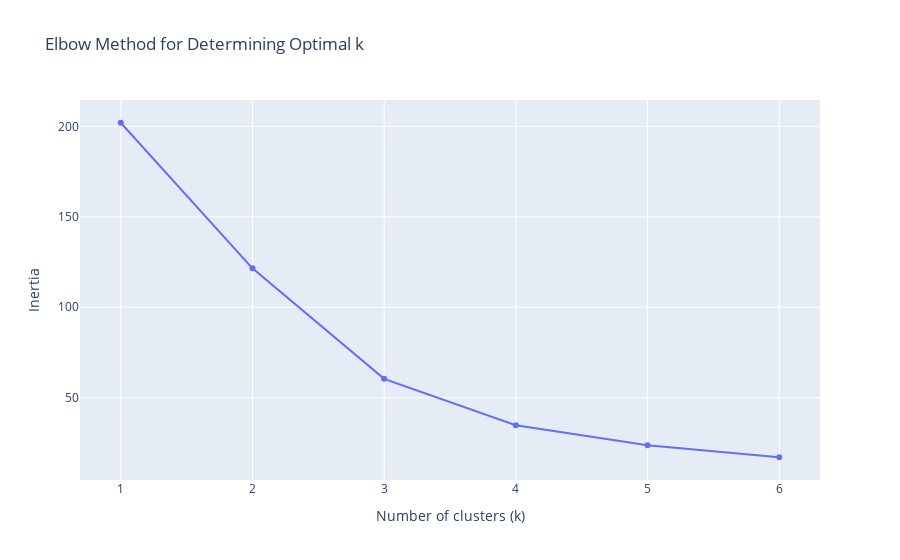
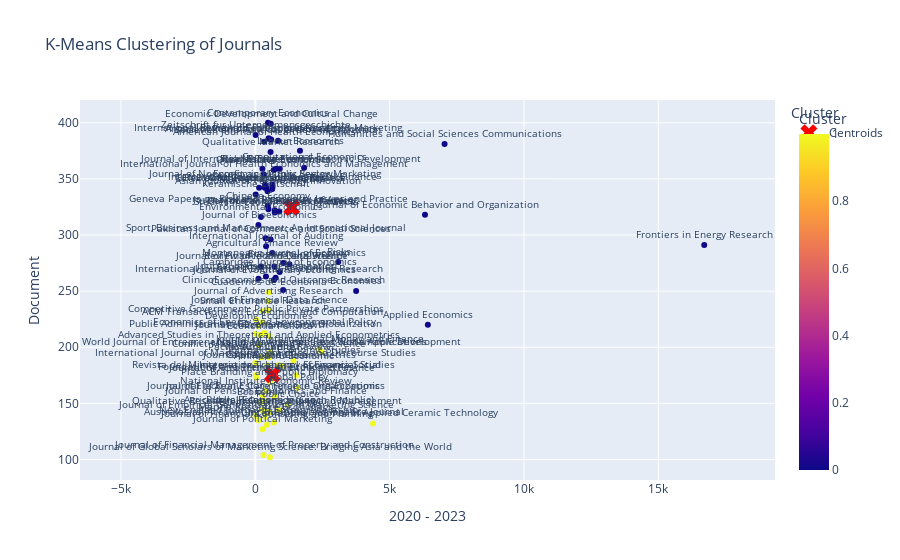

The notebook cell these images were saved under, in order:
### Code cell
import pandas as pd
import numpy as np
import matplotlib.pyplot as plt
from sklearn.cluster import KMeans
from sklearn.preprocessing import StandardScaler
import pandas as pd
import numpy as np
import plotly.express as px
import plotly.graph_objects as go
from sklearn.cluster import KMeans
from sklearn.preprocessing import StandardScaler

# Define the data

# Create DataFrame
df = pd.read_csv('modified_papers.csv')
# df = pd.DataFrame(data)
print("Original Data:")
print(df)

# Features for clustering
features = df[['2020 - 2023', 'document']]

# Initialize the scaler
scaler = StandardScaler()

# Fit and transform the features
scaled_features = scaler.fit_transform(features)

# Convert back to DataFrame for easier handling
scaled_df = pd.DataFrame(scaled_features, columns=['2020 - 2023 (scaled)', 'Document (scaled)'])
print("\nScaled Features:")
print(scaled_df)

# Elbow Method to find the optimal number of clusters
inertia = [] # store the inertia values เป็นค่าผลรวมของระยะห่างจากทุกจุดไปยังจุดศูนย์กลางนั้น ๆ
k_range = range(1, 7) # test different klusters from 1 to 6
for k in k_range:
    kmeans = KMeans(n_clusters=k, random_state=42)
    kmeans.fit(scaled_features) # fit the scaled data
    inertia.append(kmeans.inertia_) # append the inertia value

# Plot the Elbow Method results using Plotly
fig_elbow = px.line(x=list(k_range), y=inertia, markers=True, # plot the line chart x = k_range, y = inertia
                    title='Elbow Method for Determining Optimal k',
                    labels={'x': 'Number of clusters (k)', 'y': 'Inertia'})
fig_elbow.update_layout(xaxis=dict(tickmode='linear'))
fig_elbow.show()

# From the Elbow plot, choose k=2
optimal_k = 3
kmeans = KMeans(n_clusters=optimal_k, random_state=42) # set the number of clusters to 2
kmeans.fit(scaled_features) # fit the scaled data
df['Cluster'] = kmeans.labels_ 

print("\nCluster Assignments:")
print(df[['title', 'Cluster']]) # print the title and cluster

# Prepare data for plotting
centroids = scaler.inverse_transform(kmeans.cluster_centers_)
centroid_df = pd.DataFrame(centroids, columns=['2020 - 2023', 'document'])
centroid_df['Cluster'] = range(optimal_k)

# Create a color map for clusters
color_map = {0: 'blue', 1: 'green'}

# Plot the clusters using Plotly
fig_clusters = px.scatter(
    df, 
    x='2020 - 2023', 
    y='document',  # Fixed to match the actual column name
    color='Cluster',
    color_discrete_map=color_map,  # Use color_discrete_map instead of colors
    hover_data=['title'],  # Fixed to match the column name
    title='K-Means Clustering of Journals',
    labels={'2020 - 2023': '2020 - 2023', 'document': 'Document'},
)

# Add centroids to the plot
fig_clusters.add_trace(go.Scatter(
    x=centroid_df['2020 - 2023'],
    y=centroid_df['document'],
    mode='markers',
    marker=dict(color='red', size=15, symbol='x'),
    name='Centroids'
))

# Optionally, add text labels for each point
for idx, row in df.iterrows():
    fig_clusters.add_annotation(
        x=row['2020 - 2023'] + 10, 
        y=row['document'] + 10,
        text=row['title'],  # Fixed to match the column name
        showarrow=False,
        font=dict(size=10)
    )

fig_clusters.update_layout(legend_title_text='Cluster')
fig_clusters.show()

### Figure 1 — Plotly figure (JSON) as saved in the notebook; plotly's stock layout.template omitted (floating-point values rounded to 4 significant figures)
{"data": [{"hovertemplate": "Number of clusters (k)=%{x}<br>Inertia=%{y}<extra></extra>", "legendgroup": "", "line": {"color": "#636efa", "dash": "solid"}, "marker": {"symbol": "circle"}, "mode": "lines+markers", "name": "", "orientation": "v", "showlegend": false, "type": "scatter", "x": [1, 2, 3, 4, 5, 6], "xaxis": "x", "y": [202.0, 121.5, 60.46, 34.84, 23.79, 17.12], "yaxis": "y"}], "layout": {"legend": {"tracegroupgap": 0}, "title": {"text": "Elbow Method for Determining Optimal k"}, "xaxis": {"anchor": "y", "domain": [0, 1], "tickmode": "linear", "title": {"text": "Number of clusters (k)"}}, "yaxis": {"anchor": "x", "domain": [0, 1], "title": {"text": "Inertia"}}}}

### Figure 2 — Plotly figure (JSON) as saved in the notebook; plotly's stock layout.template omitted (floating-point values rounded to 4 significant figures)
{"data": [{"customdata": [["GENEVA Risk and Insurance Review"], ["Marine Resource Economics"], ["American Journal of Health Economics"], ["Asian Journal of Technology Innovation"], ["Cambridge Journal of Economics"], ["Agricultural Economics (Czech Republic)"], ["Studies in Economics and Finance"], ["Review of Accounting and Finance"], ["Journal of Accounting, Auditing and Finance"], ["Journal of International Money and Finance"], ["International Journal of Digital Accounting Research"], ["Econometrics Journal"], ["Journal of Pension Economics and Finance"], ["Pakistan Journal of Commerce and Social Sciences"], ["Journal of Advertising Research"], ["Amfiteatru Economic"], ["World Journal of Entrepreneurship, Management and Sustainable Development"], ["Chinese Economy"], ["Mathematical Finance"], ["Public Relations Inquiry"], ["Journal of the Economics of Ageing"], ["International Journal of Managerial Finance"], ["Sport, Business and Management: An International Journal"], ["Venture Capital"], ["Journal of Political Marketing"], ["Quantitative Economics"], ["Experimental Economics"], ["Journal of Electronic Commerce in Organizations"], ["Economics of Energy and Environmental Policy"], ["Review of Income and Wealth"], ["Real Estate Economics"], ["Journal of Global Scholars of Marketing Science: Bridging Asia and the World"], ["Journal of Economic Studies"], ["Journal of International Trade and Economic Development"], ["Defence and Peace Economics"], ["Societies and Political Orders in Transition"], ["Computational Economics"], ["City, Culture and Society"], ["Economies"], ["Conflict Management and Peace Science"], ["Small Enterprise Research"], ["Qualitative Market Research"], ["Journal of Nonprofit and Public Sector Marketing"], ["International Journal of Applied Ceramic Technology"], ["Australasian Accounting, Business and Finance Journal"], ["Frontiers in Energy Research"], ["Economia Politica"], ["Geneva Papers on Risk and Insurance: Issues and Practice"], ["Journal of Finance and Data Science"], ["Montenegrin Journal of Economics"], ["EconomiA"], ["Economic Inquiry"], ["Capital and Class"], ["Nonlinear Analysis: Real World Applications"], ["Journal of Economic Behavior and Organization"], ["Applied Economics"], ["Pacific Accounting Review"], ["New England Journal of Entrepreneurship"], ["Place Branding and Public Diplomacy"], ["ACM Transactions on Economics and Computation"], ["Annals of Public and Cooperative Economics"], ["Journal of Real Estate Finance and Economics"], ["Risks"], ["Cuadernos de Economia"], ["Qualitative Research in Organizations and Management"], ["Humanities and Social Sciences Communications"], ["International Review on Public and Nonprofit Marketing"], ["Journal of Futures Markets"], ["Journal of Applied Econometrics"], ["International Journal of Auditing"], ["National Institute Economic Review"], ["Journal of Financial Management of Property and Construction"], ["Journal of Banking Regulation"], ["Risk Management"], ["Economic Development and Cultural Change"], ["Journal of Economic Growth"], ["International Journal of Financial Studies"], ["Contemporary Economics"], ["Agricultural Finance Review"], ["Journal of Bioeconomics"], ["ClinicoEconomics and Outcomes Research"], ["Global Policy"], ["Economic History Review"], ["Labour Economics"], ["Foundations and Trends in Econometrics"], ["Journal of Financial Counseling and Planning"], ["Developing Economies"], ["International Journal of Health Economics and Management"], ["Journal of Economic Inequality"], ["Journal of Evolutionary Economics"], ["Public Choice"], ["Environmental Economics"], ["Journal of Financial Data Science"], ["Advanced Studies in Theoretical and Applied Econometrics"], ["Journal of Empirical Generalisations in Marketing Science"], ["Keramische Zeitschrift"], ["International Journal of Marketing Semiotics and Discourse Studies"], ["Competitive Government: Public Private Partnerships"], ["Public Administration, Governance and Globalization"], ["Revista del Ministerio de Trabajo y Economia Social"], ["Zeitschrift fur Unternehmensgeschichte"]], "hovertemplate": "2020 - 2023=%{x}<br>Document=%{y}<br>title=%{customdata[0]}<br>Cluster=%{marker.color}<extra></extra>", "legendgroup": "", "marker": {"color": [0, 1, 0, 0, 0, 1, 0, 0, 1, 1, 0, 1, 1, 0, 1, 1, 1, 0, 0, 1, 0, 0, 0, 1, 1, 0, 0, 1, 1, 0, 0, 1, 1, 0, 0, 0, 0, 0, 0, 1, 1, 0, 0, 1, 1, 0, 1, 0, 0, 0, 1, 0, 1, 1, 0, 0, 1, 1, 1, 1, 0, 1, 0, 1, 1, 0, 0, 0, 1, 0, 1, 1, 0, 0, 0, 1, 1, 0, 0, 0, 0, 1, 0, 0, 1, 1, 1, 0, 0, 0, 1, 0, 1, 1, 1, 0, 1, 1, 1, 1, 0], "coloraxis": "coloraxis", "symbol": "circle"}, "mode": "markers", "name": "", "orientation": "v", "showlegend": false, "type": "scatter", "x": [141, 376, 333, 456, 904, 879, 723, 350, 582, 2376, 114, 518, 373, 571, 461, 1042, 592, 467, 629, 268, 724, 642, 385, 229, 268, 683, 756, 274, 342, 711, 787, 545, 1422, 911, 892, 846, 1816, 409, 3752, 509, 291, 567, 361, 4382, 690, 16711, 527, 487, 210, 1039, 193, 1269, 447, 2467, 6316, 6423, 510, 115, 544, 271, 589, 728, 3088, 510, 434, 7045, 492, 1255, 869, 401, 378, 307, 396, 263, 575, 191, 1545, 472, 629, 114, 1034, 1566, 635, 1662, 25, 433, 136, 317, 507, 693, 1204, 208, 491, 133, 3, 14, 3, 22, 12, 23, 12], "xaxis": "x", "y": [342, 138, 383, 339, 267, 144, 320, 342, 172, 198, 261, 142, 152, 296, 241, 183, 196, 326, 341, 144, 322, 343, 297, 191, 127, 358, 262, 156, 213, 272, 359, 102, 188, 359, 321, 384, 360, 342, 250, 194, 232, 374, 345, 132, 133, 291, 210, 323, 272, 275, 151, 274, 184, 196, 318, 220, 191, 135, 169, 222, 385, 156, 276, 249, 143, 381, 386, 321, 184, 290, 161, 104, 263, 359, 399, 211, 175, 400, 284, 309, 251, 164, 345, 375, 173, 131, 219, 354, 386, 260, 149, 316, 233, 202, 139, 336, 186, 225, 212, 175, 389], "yaxis": "y"}, {"marker": {"color": "red", "size": 15, "symbol": "x"}, "mode": "markers", "name": "Centroids", "type": "scatter", "x": [1354.0, 635.5], "y": [324.6, 175.6]}], "layout": {"annotations": [{"font": {"size": 10}, "showarrow": false, "text": "GENEVA Risk and Insurance Review", "x": 151, "y": 352}, {"font": {"size": 10}, "showarrow": false, "text": "Marine Resource Economics", "x": 386, "y": 148}, {"font": {"size": 10}, "showarrow": false, "text": "American Journal of Health Economics", "x": 343, "y": 393}, {"font": {"size": 10}, "showarrow": false, "text": "Asian Journal of Technology Innovation", "x": 466, "y": 349}, {"font": {"size": 10}, "showarrow": false, "text": "Cambridge Journal of Economics", "x": 914, "y": 277}, {"font": {"size": 10}, "showarrow": false, "text": "Agricultural Economics (Czech Republic)", "x": 889, "y": 154}, {"font": {"size": 10}, "showarrow": false, "text": "Studies in Economics and Finance", "x": 733, "y": 330}, {"font": {"size": 10}, "showarrow": false, "text": "Review of Accounting and Finance", "x": 360, "y": 352}, {"font": {"size": 10}, "showarrow": false, "text": "Journal of Accounting, Auditing and Finance", "x": 592, "y": 182}, {"font": {"size": 10}, "showarrow": false, "text": "Journal of International Money and Finance", "x": 2386, "y": 208}, {"font": {"size": 10}, "showarrow": false, "text": "International Journal of Digital Accounting Research", "x": 124, "y": 271}, {"font": {"size": 10}, "showarrow": false, "text": "Econometrics Journal", "x": 528, "y": 152}, {"font": {"size": 10}, "showarrow": false, "text": "Journal of Pension Economics and Finance", "x": 383, "y": 162}, {"font": {"size": 10}, "showarrow": false, "text": "Pakistan Journal of Commerce and Social Sciences", "x": 581, "y": 306}, {"font": {"size": 10}, "showarrow": false, "text": "Journal of Advertising Research", "x": 471, "y": 251}, {"font": {"size": 10}, "showarrow": false, "text": "Amfiteatru Economic", "x": 1052, "y": 193}, {"font": {"size": 10}, "showarrow": false, "text": "World Journal of Entrepreneurship, Management and Sustainable Development", "x": 602, "y": 206}, {"font": {"size": 10}, "showarrow": false, "text": "Chinese Economy", "x": 477, "y": 336}, {"font": {"size": 10}, "showarrow": false, "text": "Mathematical Finance", "x": 639, "y": 351}, {"font": {"size": 10}, "showarrow": false, "text": "Public Relations Inquiry", "x": 278, "y": 154}, {"font": {"size": 10}, "showarrow": false, "text": "Journal of the Economics of Ageing", "x": 734, "y": 332}, {"font": {"size": 10}, "showarrow": false, "text": "International Journal of Managerial Finance", "x": 652, "y": 353}, {"font": {"size": 10}, "showarrow": false, "text": "Sport, Business and Management: An International Journal", "x": 395, "y": 307}, {"font": {"size": 10}, "showarrow": false, "text": "Venture Capital", "x": 239, "y": 201}, {"font": {"size": 10}, "showarrow": false, "text": "Journal of Political Marketing", "x": 278, "y": 137}, {"font": {"size": 10}, "showarrow": false, "text": "Quantitative Economics", "x": 693, "y": 368}, {"font": {"size": 10}, "showarrow": false, "text": "Experimental Economics", "x": 766, "y": 272}, {"font": {"size": 10}, "showarrow": false, "text": "Journal of Electronic Commerce in Organizations", "x": 284, "y": 166}, {"font": {"size": 10}, "showarrow": false, "text": "Economics of Energy and Environmental Policy", "x": 352, "y": 223}, {"font": {"size": 10}, "showarrow": false, "text": "Review of Income and Wealth", "x": 721, "y": 282}, {"font": {"size": 10}, "showarrow": false, "text": "Real Estate Economics", "x": 797, "y": 369}, {"font": {"size": 10}, "showarrow": false, "text": "Journal of Global Scholars of Marketing Science: Bridging Asia and the World", "x": 555, "y": 112}, {"font": {"size": 10}, "showarrow": false, "text": "Journal of Economic Studies", "x": 1432, "y": 198}, {"font": {"size": 10}, "showarrow": false, "text": "Journal of International Trade and Economic Development", "x": 921, "y": 369}, {"font": {"size": 10}, "showarrow": false, "text": "Defence and Peace Economics", "x": 902, "y": 331}, {"font": {"size": 10}, "showarrow": false, "text": "Societies and Political Orders in Transition", "x": 856, "y": 394}, {"font": {"size": 10}, "showarrow": false, "text": "Computational Economics", "x": 1826, "y": 370}, {"font": {"size": 10}, "showarrow": false, "text": "City, Culture and Society", "x": 419, "y": 352}, {"font": {"size": 10}, "showarrow": false, "text": "Economies", "x": 3762, "y": 260}, {"font": {"size": 10}, "showarrow": false, "text": "Conflict Management and Peace Science", "x": 519, "y": 204}, {"font": {"size": 10}, "showarrow": false, "text": "Small Enterprise Research", "x": 301, "y": 242}, {"font": {"size": 10}, "showarrow": false, "text": "Qualitative Market Research", "x": 577, "y": 384}, {"font": {"size": 10}, "showarrow": false, "text": "Journal of Nonprofit and Public Sector Marketing", "x": 371, "y": 355}, {"font": {"size": 10}, "showarrow": false, "text": "International Journal of Applied Ceramic Technology", "x": 4392, "y": 142}, {"font": {"size": 10}, "showarrow": false, "text": "Australasian Accounting, Business and Finance Journal", "x": 700, "y": 143}, {"font": {"size": 10}, "showarrow": false, "text": "Frontiers in Energy Research", "x": 16721, "y": 301}, {"font": {"size": 10}, "showarrow": false, "text": "Economia Politica", "x": 537, "y": 220}, {"font": {"size": 10}, "showarrow": false, "text": "Geneva Papers on Risk and Insurance: Issues and Practice", "x": 497, "y": 333}, {"font": {"size": 10}, "showarrow": false, "text": "Journal of Finance and Data Science", "x": 220, "y": 282}, {"font": {"size": 10}, "showarrow": false, "text": "Montenegrin Journal of Economics", "x": 1049, "y": 285}, {"font": {"size": 10}, "showarrow": false, "text": "EconomiA", "x": 203, "y": 161}, {"font": {"size": 10}, "showarrow": false, "text": "Economic Inquiry", "x": 1279, "y": 284}, {"font": {"size": 10}, "showarrow": false, "text": "Capital and Class", "x": 457, "y": 194}, {"font": {"size": 10}, "showarrow": false, "text": "Nonlinear Analysis: Real World Applications", "x": 2477, "y": 206}, {"font": {"size": 10}, "showarrow": false, "text": "Journal of Economic Behavior and Organization", "x": 6326, "y": 328}, {"font": {"size": 10}, "showarrow": false, "text": "Applied Economics", "x": 6433, "y": 230}, {"font": {"size": 10}, "showarrow": false, "text": "Pacific Accounting Review", "x": 520, "y": 201}, {"font": {"size": 10}, "showarrow": false, "text": "New England Journal of Entrepreneurship", "x": 125, "y": 145}, {"font": {"size": 10}, "showarrow": false, "text": "Place Branding and Public Diplomacy", "x": 554, "y": 179}, {"font": {"size": 10}, "showarrow": false, "text": "ACM Transactions on Economics and Computation", "x": 281, "y": 232}, {"font": {"size": 10}, "showarrow": false, "text": "Annals of Public and Cooperative Economics", "x": 599, "y": 395}, {"font": {"size": 10}, "showarrow": false, "text": "Journal of Real Estate Finance and Economics", "x": 738, "y": 166}, {"font": {"size": 10}, "showarrow": false, "text": "Risks", "x": 3098, "y": 286}, {"font": {"size": 10}, "showarrow": false, "text": "Cuadernos de Economia", "x": 520, "y": 259}, {"font": {"size": 10}, "showarrow": false, "text": "Qualitative Research in Organizations and Management", "x": 444, "y": 153}, {"font": {"size": 10}, "showarrow": false, "text": "Humanities and Social Sciences Communications", "x": 7055, "y": 391}, {"font": {"size": 10}, "showarrow": false, "text": "International Review on Public and Nonprofit Marketing", "x": 502, "y": 396}, {"font": {"size": 10}, "showarrow": false, "text": "Journal of Futures Markets", "x": 1265, "y": 331}, {"font": {"size": 10}, "showarrow": false, "text": "Journal of Applied Econometrics", "x": 879, "y": 194}, {"font": {"size": 10}, "showarrow": false, "text": "International Journal of Auditing", "x": 411, "y": 300}, {"font": {"size": 10}, "showarrow": false, "text": "National Institute Economic Review", "x": 388, "y": 171}, {"font": {"size": 10}, "showarrow": false, "text": "Journal of Financial Management of Property and Construction", "x": 317, "y": 114}, {"font": {"size": 10}, "showarrow": false, "text": "Journal of Banking Regulation", "x": 406, "y": 273}, {"font": {"size": 10}, "showarrow": false, "text": "Risk Management", "x": 273, "y": 369}, {"font": {"size": 10}, "showarrow": false, "text": "Economic Development and Cultural Change", "x": 585, "y": 409}, {"font": {"size": 10}, "showarrow": false, "text": "Journal of Economic Growth", "x": 201, "y": 221}, {"font": {"size": 10}, "showarrow": false, "text": "International Journal of Financial Studies", "x": 1555, "y": 185}, {"font": {"size": 10}, "showarrow": false, "text": "Contemporary Economics", "x": 482, "y": 410}, {"font": {"size": 10}, "showarrow": false, "text": "Agricultural Finance Review", "x": 639, "y": 294}, {"font": {"size": 10}, "showarrow": false, "text": "Journal of Bioeconomics", "x": 124, "y": 319}, {"font": {"size": 10}, "showarrow": false, "text": "ClinicoEconomics and Outcomes Research", "x": 1044, "y": 261}, {"font": {"size": 10}, "showarrow": false, "text": "Global Policy", "x": 1576, "y": 174}, {"font": {"size": 10}, "showarrow": false, "text": "Economic History Review", "x": 645, "y": 355}, {"font": {"size": 10}, "showarrow": false, "text": "Labour Economics", "x": 1672, "y": 385}, {"font": {"size": 10}, "showarrow": false, "text": "Foundations and Trends in Econometrics", "x": 35, "y": 183}, {"font": {"size": 10}, "showarrow": false, "text": "Journal of Financial Counseling and Planning", "x": 443, "y": 141}, {"font": {"size": 10}, "showarrow": false, "text": "Developing Economies", "x": 146, "y": 229}, {"font": {"size": 10}, "showarrow": false, "text": "International Journal of Health Economics and Management", "x": 327, "y": 364}, {"font": {"size": 10}, "showarrow": false, "text": "Journal of Economic Inequality", "x": 517, "y": 396}, {"font": {"size": 10}, "showarrow": false, "text": "Journal of Evolutionary Economics", "x": 703, "y": 270}, {"font": {"size": 10}, "showarrow": false, "text": "Public Choice", "x": 1214, "y": 159}, {"font": {"size": 10}, "showarrow": false, "text": "Environmental Economics", "x": 218, "y": 326}, {"font": {"size": 10}, "showarrow": false, "text": "Journal of Financial Data Science", "x": 501, "y": 243}, {"font": {"size": 10}, "showarrow": false, "text": "Advanced Studies in Theoretical and Applied Econometrics", "x": 143, "y": 212}, {"font": {"size": 10}, "showarrow": false, "text": "Journal of Empirical Generalisations in Marketing Science", "x": 13, "y": 149}, {"font": {"size": 10}, "showarrow": false, "text": "Keramische Zeitschrift", "x": 24, "y": 346}, {"font": {"size": 10}, "showarrow": false, "text": "International Journal of Marketing Semiotics and Discourse Studies", "x": 13, "y": 196}, {"font": {"size": 10}, "showarrow": false, "text": "Competitive Government: Public Private Partnerships", "x": 32, "y": 235}, {"font": {"size": 10}, "showarrow": false, "text": "Public Administration, Governance and Globalization", "x": 22, "y": 222}, {"font": {"size": 10}, "showarrow": false, "text": "Revista del Ministerio de Trabajo y Economia Social", "x": 33, "y": 185}, {"font": {"size": 10}, "showarrow": false, "text": "Zeitschrift fur Unternehmensgeschichte", "x": 22, "y": 399}], "coloraxis": {"colorbar": {"title": {"text": "Cluster"}}, "colorscale": [[0, "#0d0887"], [0.1111, "#46039f"], [0.2222, "#7201a8"], [0.3333, "#9c179e"], [0.4444, "#bd3786"], [0.5556, "#d8576b"], [0.6667, "#ed7953"], [0.7778, "#fb9f3a"], [0.8889, "#fdca26"], [1, "#f0f921"]]}, "legend": {"title": {"text": "Cluster"}, "tracegroupgap": 0}, "title": {"text": "K-Means Clustering of Journals"}, "xaxis": {"anchor": "y", "domain": [0, 1], "title": {"text": "2020 - 2023"}}, "yaxis": {"anchor": "x", "domain": [0, 1], "title": {"text": "Document"}}}}
